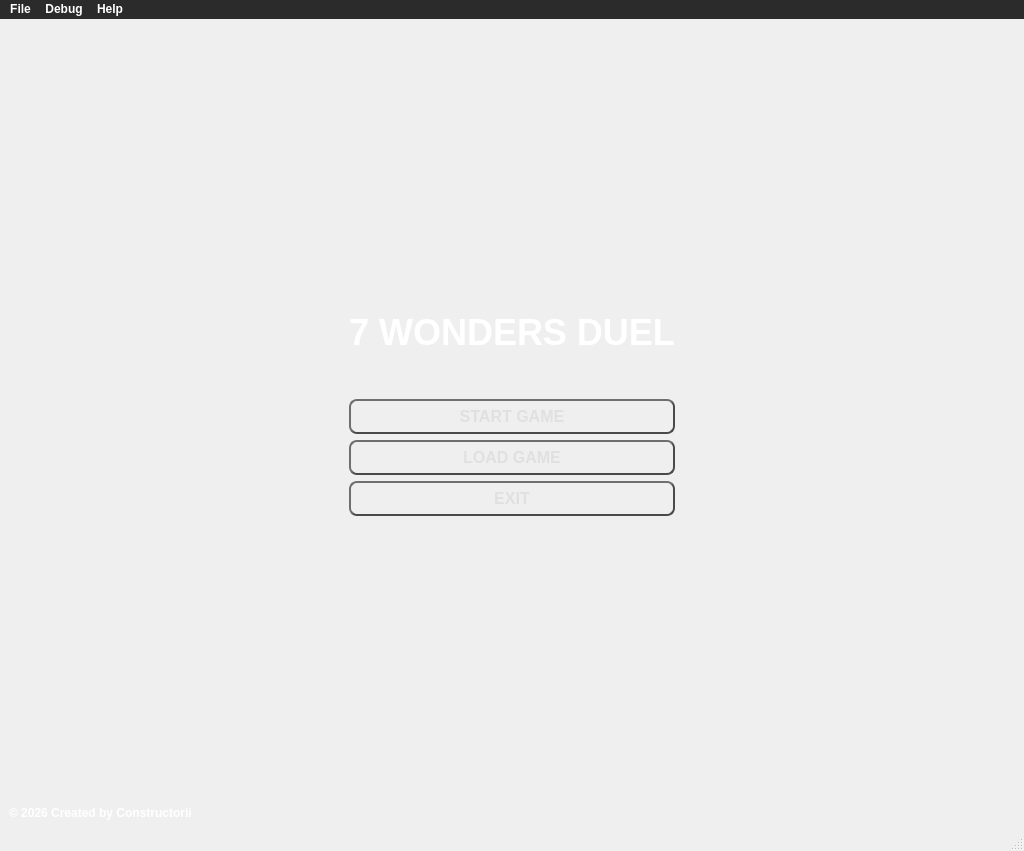
<?xml version="1.0" encoding="UTF-8"?>
<ui version="4.0">
 <class>MainWindow</class>
 <widget class="QMainWindow" name="MainWindow">
  <property name="geometry">
   <rect>
    <x>0</x>
    <y>0</y>
    <width>1024</width>
    <height>851</height>
   </rect>
  </property>
  <property name="windowTitle">
   <string>MainWindow</string>
  </property>
  <property name="styleSheet">
   <string notr="true">QPushButton {
    background-color: qlineargradient(spread:pad, x1:0, y1:0, x2:0, y2:1, 
                                      stop:0 #6b6b6b, stop:0.1 #8a8a8a, 
                                      stop:0.5 #5e5e5e, stop:0.9 #4a4a4a, stop:1 #333333);
    color: #e0e0e0;
    font-family: &quot;Georgia&quot;;
    font-size: 16px;
    font-weight: bold;
    border-style: outset;
    border-width: 2px;
    border-color: #4a4a4a;
    border-radius: 8px;
    padding: 6px;
}

QPushButton:hover {
    background-color: qlineargradient(spread:pad, x1:0, y1:0, x2:0, y2:1, 
                                      stop:0 #7b7b7b, stop:0.1 #9a9a9a, 
                                      stop:0.5 #6e6e6e, stop:0.9 #5a5a5a, stop:1 #433333);
    border-color: #aaaaaa;
}

QPushButton:pressed {
    border-style: inset;
    background-color: #333333;
    padding-top: 8px;
    padding-left: 8px;
}

QLabel {
    color: #ffffff;
    font-size: 36px;
    font-weight: bold;
    qproperty-alignment: AlignCenter;
}
</string>
  </property>
  <widget class="QWidget" name="centralwidget">
   <layout class="QVBoxLayout" name="verticalLayout">
    <property name="spacing">
     <number>5</number>
    </property>
    <property name="leftMargin">
     <number>0</number>
    </property>
    <property name="topMargin">
     <number>0</number>
    </property>
    <property name="rightMargin">
     <number>0</number>
    </property>
    <property name="bottomMargin">
     <number>0</number>
    </property>
    <item>
     <widget class="QStackedWidget" name="stackedWidget">
      <property name="currentIndex">
       <number>0</number>
      </property>
      <widget class="QWidget" name="pageMenu">
       <property name="styleSheet">
        <string notr="true">#pageMenu {
    border-image: url(:/assets/background.jpg) 0 0 0 0 stretch stretch;
}</string>
       </property>
       <layout class="QVBoxLayout" name="verticalLayout_8">
        <item>
         <spacer name="verticalSpacer">
          <property name="orientation">
           <enum>Qt::Orientation::Vertical</enum>
          </property>
          <property name="sizeHint" stdset="0">
           <size>
            <width>20</width>
            <height>40</height>
           </size>
          </property>
         </spacer>
        </item>
        <item>
         <layout class="QHBoxLayout" name="horizontalLayout_7">
          <item>
           <spacer name="horizontalSpacer_3">
            <property name="orientation">
             <enum>Qt::Orientation::Horizontal</enum>
            </property>
            <property name="sizeHint" stdset="0">
             <size>
              <width>40</width>
              <height>20</height>
             </size>
            </property>
           </spacer>
          </item>
          <item>
           <layout class="QVBoxLayout" name="verticalLayout_2">
            <item>
             <widget class="QLabel" name="label_2">
              <property name="font">
               <font>
                <pointsize>-1</pointsize>
                <bold>true</bold>
               </font>
              </property>
              <property name="text">
               <string>7 WONDERS DUEL</string>
              </property>
              <property name="alignment">
               <set>Qt::AlignmentFlag::AlignCenter</set>
              </property>
             </widget>
            </item>
            <item>
             <spacer name="verticalSpacer_3">
              <property name="orientation">
               <enum>Qt::Orientation::Vertical</enum>
              </property>
              <property name="sizeType">
               <enum>QSizePolicy::Policy::Minimum</enum>
              </property>
              <property name="sizeHint" stdset="0">
               <size>
                <width>20</width>
                <height>40</height>
               </size>
              </property>
             </spacer>
            </item>
            <item>
             <widget class="QPushButton" name="btnStart">
              <property name="maximumSize">
               <size>
                <width>400</width>
                <height>400</height>
               </size>
              </property>
              <property name="text">
               <string>START GAME</string>
              </property>
             </widget>
            </item>
            <item>
             <widget class="QPushButton" name="btnLoad">
              <property name="maximumSize">
               <size>
                <width>400</width>
                <height>400</height>
               </size>
              </property>
              <property name="text">
               <string>LOAD GAME</string>
              </property>
             </widget>
            </item>
            <item>
             <widget class="QPushButton" name="btnExit">
              <property name="maximumSize">
               <size>
                <width>400</width>
                <height>400</height>
               </size>
              </property>
              <property name="text">
               <string>EXIT</string>
              </property>
             </widget>
            </item>
           </layout>
          </item>
          <item>
           <spacer name="horizontalSpacer_2">
            <property name="orientation">
             <enum>Qt::Orientation::Horizontal</enum>
            </property>
            <property name="sizeHint" stdset="0">
             <size>
              <width>40</width>
              <height>20</height>
             </size>
            </property>
           </spacer>
          </item>
         </layout>
        </item>
        <item>
         <spacer name="verticalSpacer_2">
          <property name="orientation">
           <enum>Qt::Orientation::Vertical</enum>
          </property>
          <property name="sizeHint" stdset="0">
           <size>
            <width>20</width>
            <height>40</height>
           </size>
          </property>
         </spacer>
        </item>
        <item>
         <widget class="QLabel" name="label">
          <property name="text">
           <string>&lt;html&gt;&lt;head/&gt;&lt;body&gt;&lt;p&gt;&lt;span style=&quot; font-size:9pt;&quot;&gt;© 2026 Created by Constructorii&lt;/span&gt;&lt;/p&gt;&lt;/body&gt;&lt;/html&gt;</string>
          </property>
         </widget>
        </item>
       </layout>
      </widget>
      <widget class="QWidget" name="pageGame">
       <property name="styleSheet">
        <string notr="true">#pageGame {
    border-image: url(:/assets/board_background.png) 0 0 0 0 stretch stretch;
}

QLabel {
	font-size: 16px;
    font-weight: bold;
}

#labelCurrentPlayerName {
	color: green;
	font-family: &quot;Trajan Pro&quot;, &quot;Palatino Linotype&quot;, serif;
}

#labelOpponentName {
	color: red;
	font-family: &quot;Trajan Pro&quot;, &quot;Palatino Linotype&quot;, serif;
}

QPushButton[class=&quot;CardButton&quot;] {
    border: 1px solid black;
    border-radius: 4px;
}</string>
       </property>
       <layout class="QVBoxLayout" name="verticalLayout_3">
        <property name="spacing">
         <number>0</number>
        </property>
        <item>
         <widget class="QWidget" name="opponentArea" native="true">
          <property name="sizePolicy">
           <sizepolicy hsizetype="Preferred" vsizetype="Fixed">
            <horstretch>0</horstretch>
            <verstretch>0</verstretch>
           </sizepolicy>
          </property>
          <property name="minimumSize">
           <size>
            <width>0</width>
            <height>180</height>
           </size>
          </property>
          <property name="maximumSize">
           <size>
            <width>16777215</width>
            <height>180</height>
           </size>
          </property>
          <layout class="QHBoxLayout" name="horizontalLayout_5">
           <item>
            <widget class="QWidget" name="opponentInfoWidget" native="true">
             <property name="sizePolicy">
              <sizepolicy hsizetype="Fixed" vsizetype="Preferred">
               <horstretch>0</horstretch>
               <verstretch>0</verstretch>
              </sizepolicy>
             </property>
             <property name="maximumSize">
              <size>
               <width>180</width>
               <height>16777215</height>
              </size>
             </property>
             <property name="styleSheet">
              <string notr="true">background-color: rgba(30, 30, 30, 180);
border: 1px solid rgba(255, 255, 255, 50);
border-radius: 8px;
color: #f0f0f0;</string>
             </property>
             <layout class="QVBoxLayout" name="verticalLayout_4">
              <item>
               <widget class="QLabel" name="labelOpponentName">
                <property name="font">
                 <font>
                  <family>Trajan Pro</family>
                  <pointsize>-1</pointsize>
                  <bold>true</bold>
                 </font>
                </property>
                <property name="text">
                 <string>TextLabel</string>
                </property>
                <property name="textFormat">
                 <enum>Qt::TextFormat::AutoText</enum>
                </property>
               </widget>
              </item>
              <item>
               <layout class="QHBoxLayout" name="horizontalLayout">
                <item>
                 <widget class="QLabel" name="labelOpponentCoins">
                  <property name="minimumSize">
                   <size>
                    <width>40</width>
                    <height>40</height>
                   </size>
                  </property>
                  <property name="maximumSize">
                   <size>
                    <width>40</width>
                    <height>40</height>
                   </size>
                  </property>
                  <property name="text">
                   <string>TextLabel</string>
                  </property>
                 </widget>
                </item>
                <item>
                 <widget class="QLabel" name="labelOpponentVP">
                  <property name="minimumSize">
                   <size>
                    <width>40</width>
                    <height>40</height>
                   </size>
                  </property>
                  <property name="maximumSize">
                   <size>
                    <width>40</width>
                    <height>40</height>
                   </size>
                  </property>
                  <property name="text">
                   <string>TextLabel</string>
                  </property>
                 </widget>
                </item>
               </layout>
              </item>
              <item>
               <layout class="QHBoxLayout" name="opponentResourcesLayout"/>
              </item>
             </layout>
            </widget>
           </item>
           <item>
            <widget class="QWidget" name="opponentWonders" native="true">
             <property name="sizePolicy">
              <sizepolicy hsizetype="Expanding" vsizetype="Preferred">
               <horstretch>0</horstretch>
               <verstretch>0</verstretch>
              </sizepolicy>
             </property>
            </widget>
           </item>
           <item>
            <widget class="QWidget" name="opponentCards" native="true">
             <property name="sizePolicy">
              <sizepolicy hsizetype="Expanding" vsizetype="Preferred">
               <horstretch>0</horstretch>
               <verstretch>0</verstretch>
              </sizepolicy>
             </property>
            </widget>
           </item>
          </layout>
         </widget>
        </item>
        <item>
         <widget class="QWidget" name="centralArea" native="true">
          <property name="sizePolicy">
           <sizepolicy hsizetype="Preferred" vsizetype="Expanding">
            <horstretch>0</horstretch>
            <verstretch>0</verstretch>
           </sizepolicy>
          </property>
          <layout class="QHBoxLayout" name="horizontalLayout_3">
           <item>
            <widget class="QWidget" name="cardContainer" native="true">
             <property name="sizePolicy">
              <sizepolicy hsizetype="Expanding" vsizetype="Expanding">
               <horstretch>0</horstretch>
               <verstretch>0</verstretch>
              </sizepolicy>
             </property>
             <property name="minimumSize">
              <size>
               <width>400</width>
               <height>300</height>
              </size>
             </property>
            </widget>
           </item>
           <item>
            <widget class="QWidget" name="militaryPanel" native="true">
             <property name="sizePolicy">
              <sizepolicy hsizetype="Fixed" vsizetype="Expanding">
               <horstretch>0</horstretch>
               <verstretch>0</verstretch>
              </sizepolicy>
             </property>
             <property name="minimumSize">
              <size>
               <width>120</width>
               <height>0</height>
              </size>
             </property>
             <property name="maximumSize">
              <size>
               <width>120</width>
               <height>16777215</height>
              </size>
             </property>
             <layout class="QVBoxLayout" name="verticalLayout_6">
              <item>
               <widget class="QLabel" name="labelMilitaryBoard">
                <property name="sizePolicy">
                 <sizepolicy hsizetype="Fixed" vsizetype="Expanding">
                  <horstretch>0</horstretch>
                  <verstretch>0</verstretch>
                 </sizepolicy>
                </property>
                <property name="minimumSize">
                 <size>
                  <width>100</width>
                  <height>300</height>
                 </size>
                </property>
                <property name="maximumSize">
                 <size>
                  <width>100</width>
                  <height>16777215</height>
                 </size>
                </property>
                <property name="text">
                 <string/>
                </property>
                <property name="pixmap">
                 <pixmap>../../assets/military_board.png</pixmap>
                </property>
                <property name="scaledContents">
                 <bool>true</bool>
                </property>
               </widget>
              </item>
              <item>
               <widget class="QLabel" name="labelMilitaryLead">
                <property name="minimumSize">
                 <size>
                  <width>50</width>
                  <height>25</height>
                 </size>
                </property>
                <property name="maximumSize">
                 <size>
                  <width>50</width>
                  <height>25</height>
                 </size>
                </property>
                <property name="text">
                 <string/>
                </property>
                <property name="pixmap">
                 <pixmap>../../assets/military_lead.png</pixmap>
                </property>
               </widget>
              </item>
             </layout>
            </widget>
           </item>
          </layout>
         </widget>
        </item>
        <item>
         <widget class="QWidget" name="playerArea" native="true">
          <property name="sizePolicy">
           <sizepolicy hsizetype="Preferred" vsizetype="Fixed">
            <horstretch>0</horstretch>
            <verstretch>0</verstretch>
           </sizepolicy>
          </property>
          <property name="minimumSize">
           <size>
            <width>0</width>
            <height>180</height>
           </size>
          </property>
          <property name="maximumSize">
           <size>
            <width>16777215</width>
            <height>180</height>
           </size>
          </property>
          <layout class="QHBoxLayout" name="horizontalLayout_4">
           <item>
            <widget class="QWidget" name="playerInfoWidget" native="true">
             <property name="sizePolicy">
              <sizepolicy hsizetype="Fixed" vsizetype="Preferred">
               <horstretch>0</horstretch>
               <verstretch>0</verstretch>
              </sizepolicy>
             </property>
             <property name="maximumSize">
              <size>
               <width>180</width>
               <height>16777215</height>
              </size>
             </property>
             <property name="styleSheet">
              <string notr="true">background-color: rgba(30, 30, 30, 180);
border: 1px solid rgba(255, 255, 255, 50);
border-radius: 8px;
color: #f0f0f0;</string>
             </property>
             <layout class="QVBoxLayout" name="verticalLayout_5">
              <item>
               <widget class="QLabel" name="labelCurrentPlayerName">
                <property name="font">
                 <font>
                  <family>Trajan Pro</family>
                  <pointsize>-1</pointsize>
                  <bold>true</bold>
                 </font>
                </property>
                <property name="text">
                 <string>TextLabel</string>
                </property>
               </widget>
              </item>
              <item>
               <layout class="QHBoxLayout" name="horizontalLayout_2">
                <item>
                 <widget class="QLabel" name="labelCurrentPlayerCoins">
                  <property name="minimumSize">
                   <size>
                    <width>40</width>
                    <height>40</height>
                   </size>
                  </property>
                  <property name="maximumSize">
                   <size>
                    <width>40</width>
                    <height>40</height>
                   </size>
                  </property>
                  <property name="text">
                   <string>TextLabel</string>
                  </property>
                 </widget>
                </item>
                <item>
                 <widget class="QLabel" name="labelCurrentPlayerVP">
                  <property name="minimumSize">
                   <size>
                    <width>40</width>
                    <height>40</height>
                   </size>
                  </property>
                  <property name="maximumSize">
                   <size>
                    <width>40</width>
                    <height>40</height>
                   </size>
                  </property>
                  <property name="text">
                   <string>TextLabel</string>
                  </property>
                 </widget>
                </item>
               </layout>
              </item>
              <item>
               <layout class="QHBoxLayout" name="playerResourcesLayout"/>
              </item>
             </layout>
            </widget>
           </item>
           <item>
            <widget class="QWidget" name="playerWonders" native="true">
             <property name="sizePolicy">
              <sizepolicy hsizetype="Expanding" vsizetype="Preferred">
               <horstretch>0</horstretch>
               <verstretch>0</verstretch>
              </sizepolicy>
             </property>
            </widget>
           </item>
           <item>
            <widget class="QWidget" name="playerCards" native="true">
             <property name="sizePolicy">
              <sizepolicy hsizetype="Expanding" vsizetype="Preferred">
               <horstretch>0</horstretch>
               <verstretch>0</verstretch>
              </sizepolicy>
             </property>
            </widget>
           </item>
          </layout>
         </widget>
        </item>
        <item>
         <widget class="QWidget" name="bottomBar" native="true">
          <layout class="QHBoxLayout" name="horizontalLayout_6">
           <item>
            <spacer name="horizontalSpacer">
             <property name="orientation">
              <enum>Qt::Orientation::Horizontal</enum>
             </property>
             <property name="sizeHint" stdset="0">
              <size>
               <width>40</width>
               <height>20</height>
              </size>
             </property>
            </spacer>
           </item>
           <item>
            <widget class="QPushButton" name="btnBack">
             <property name="text">
              <string>Back to Main Menu</string>
             </property>
            </widget>
           </item>
          </layout>
         </widget>
        </item>
       </layout>
      </widget>
     </widget>
    </item>
   </layout>
  </widget>
  <widget class="QMenuBar" name="menubar">
   <property name="geometry">
    <rect>
     <x>0</x>
     <y>0</y>
     <width>1024</width>
     <height>21</height>
    </rect>
   </property>
   <property name="styleSheet">
    <string notr="true">QMenuBar {
    background-color: #2b2b2b;
    color: white;
    font-weight: bold;
}
QMenuBar::item:selected {
    background-color: #555;
}
QMenu {
    background-color: #2b2b2b;
    color: white;
    border: 1px solid white;
}</string>
   </property>
   <widget class="QMenu" name="menuFile">
    <property name="title">
     <string>File</string>
    </property>
    <addaction name="actionSave"/>
    <addaction name="actionLoad"/>
    <addaction name="separator"/>
    <addaction name="actionExit"/>
   </widget>
   <widget class="QMenu" name="menuDebug">
    <property name="title">
     <string>Debug</string>
    </property>
   </widget>
   <widget class="QMenu" name="menuHelp">
    <property name="title">
     <string>Help</string>
    </property>
    <addaction name="actionAbout"/>
   </widget>
   <addaction name="menuFile"/>
   <addaction name="menuDebug"/>
   <addaction name="menuHelp"/>
  </widget>
  <widget class="QStatusBar" name="statusbar"/>
  <action name="actionSave">
   <property name="icon">
    <iconset theme="QIcon::ThemeIcon::DocumentSave"/>
   </property>
   <property name="text">
    <string>Save Game</string>
   </property>
  </action>
  <action name="actionLoad">
   <property name="icon">
    <iconset theme="QIcon::ThemeIcon::DocumentOpen"/>
   </property>
   <property name="text">
    <string>Load Game</string>
   </property>
  </action>
  <action name="actionExit">
   <property name="icon">
    <iconset theme="QIcon::ThemeIcon::ApplicationExit"/>
   </property>
   <property name="text">
    <string>Exit to Main Menu</string>
   </property>
  </action>
  <action name="actionAbout">
   <property name="text">
    <string>About</string>
   </property>
  </action>
 </widget>
 <resources/>
 <connections/>
</ui>
